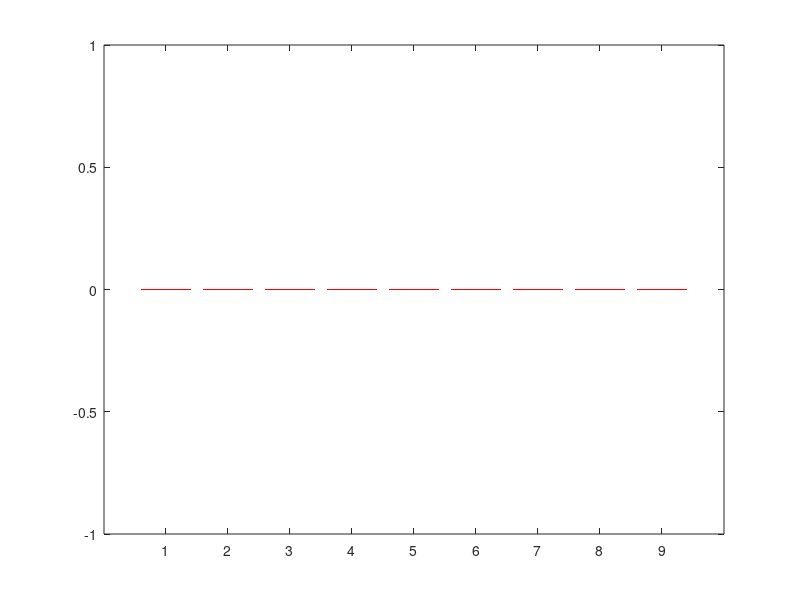

Here is the MATLAB script that generated this plot: (Note: this script raises an error after producing the figure.)

% read all .mat files in the results folder
Files = dir(fullfile('ResultDemoNumberBP/*.mat'));

LengthFiles = length(Files); % the number of all files
% disp(LengthFiles);

Rn_breast_w=zeros(100,9);
% disp(size(Rn_breast_w));
Rn_mm=zeros(100,9);
Rn_reviews=zeros(100,9);
for i=1:LengthFiles
    name=Files(i).name;
    % disp(name);
    s=strsplit(name,'_');
    % disp(s);
    datafile=char(s(1,1));
    % disp(datafile);
    percent=char(s(1,end-1));
    % disp(percent);
    percent_idx = str2num(percent) / 10;
    % disp(percent_idx);
    runs=strrep(char(s(1,end)),'.mat','');
    % disp(runs);
    runs_idx = str2num(runs);
    % disp(runs_idx);
    folder=Files(i).folder;
    % disp(folder);
    load([folder,'/',name]);
    % disp(class(datafile));
    if strcmp(datafile,'breast')
        Rn_breast_w(runs_idx,percent_idx)=avgRn;
    elseif strcmp(datafile,'mm')
        Rn_mm(runs_idx,percent_idx)=avgRn;
    elseif strcmp(datafile,'reviews')
        Rn_reviews(runs_idx,percent_idx)=avgRn;
    end
    % break;
end
% disp(Rn_breast_w);
% disp(Rn_mm);
% disp(Rn_reviews);

p1=Rn_breast_w;
%disp(p1);
p2=Rn_mm;
p3=Rn_reviews;

h1=figure('visible','off');
bh1=boxplot(p1); % 'widths',0.25
set(bh1,'LineWidth', 2);
xlabel('#BPs');
ylabel('R_n');
xlim([0.5 9.5]);
xticks(1:9);
xticklabels([10:10:90]);
ylim([0 1.0]);
yticksvalues=[0, 2, 4, 6, 8, 10];
yticks(yticksvalues/10);
yticklabels([0:0.2:1.0]);
%set(gca,'Fontname','times new Roman','FontWeight','bold');
set(gca,'linewidth',2,'fontsize',14,'color','none');
%format compact;
saveas(h1,'bp_breast_w.eps','epsc'); 
